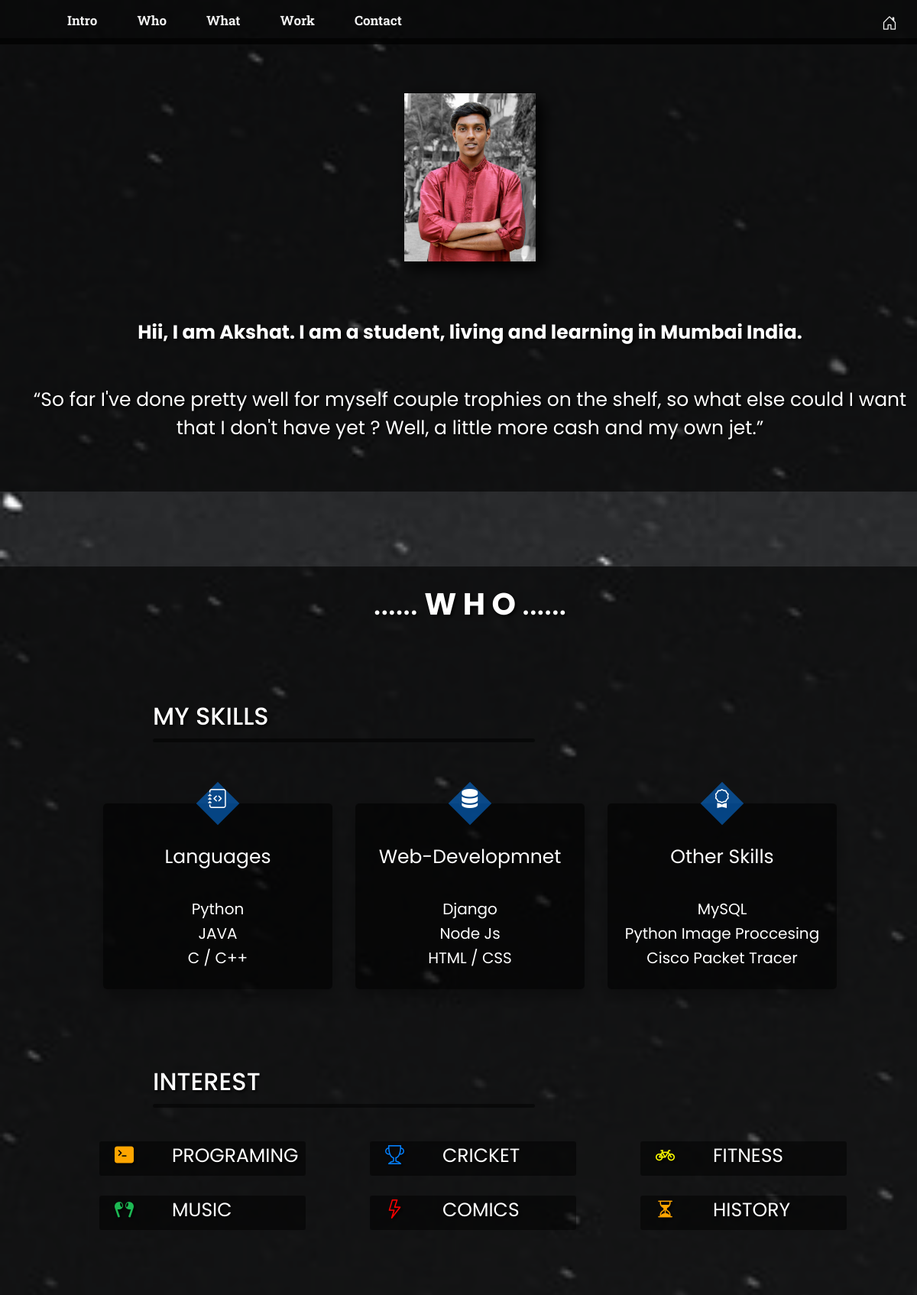
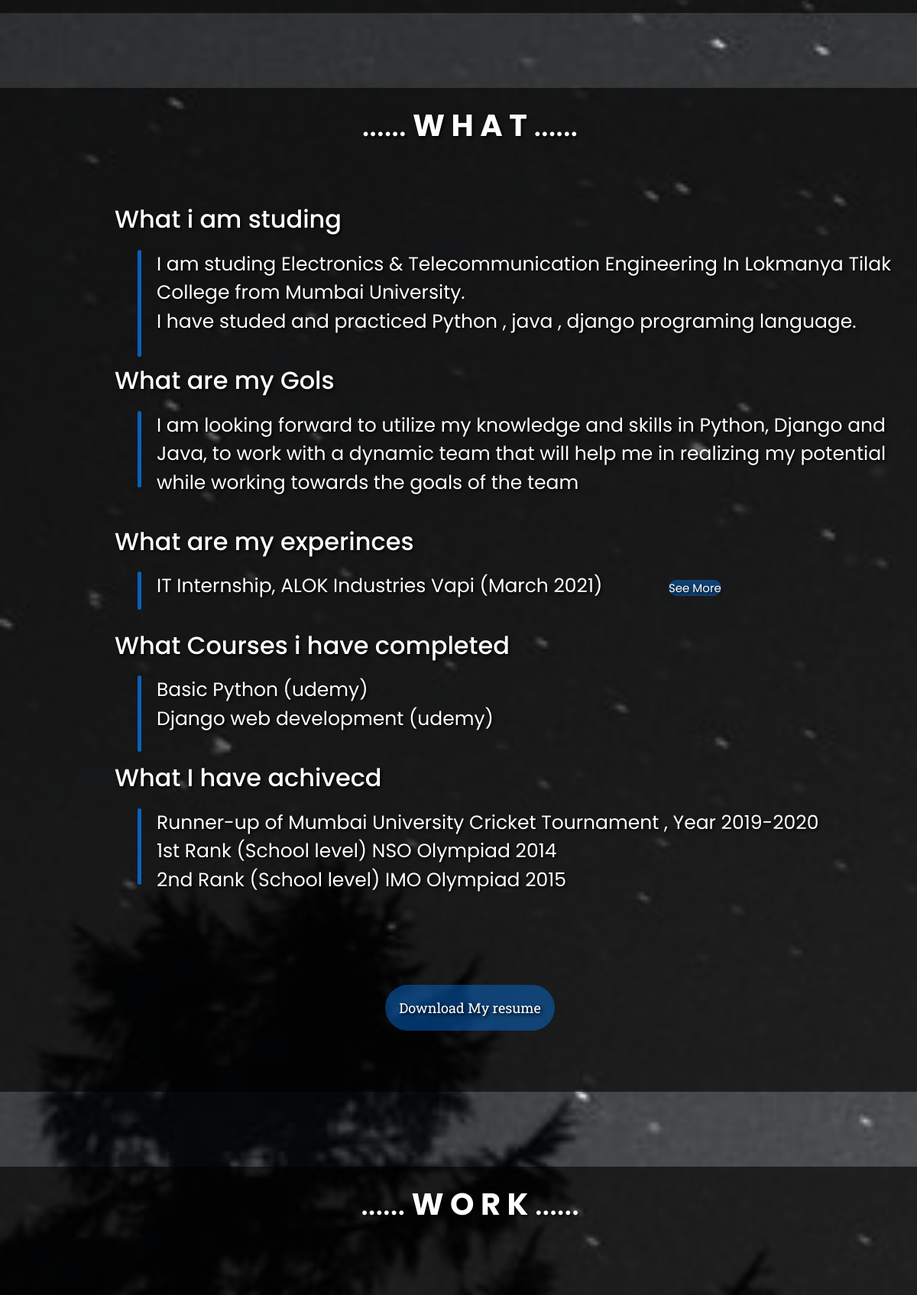
Page /intro/ (upper part) on the committed database (2 pictures, top to bottom).
### mainapp/models.py (models this page shows, shortened)
class look(models.Model):
    look_fdis = models.CharField(max_length=500)
    look_pdis = models.CharField(max_length=500)
    look_mintro = models.CharField(max_length=500, default='main_intro_ine')
    look_wgol = models.CharField(max_length=500, default='main_intro_ine')

class studing(models.Model):
    studing_a = models.CharField(max_length=500)

class exp(models.Model):
    exp_a = models.CharField(max_length=500)

class course(models.Model):
    course_a = models.CharField(max_length=500)

class achivment(models.Model):
    achivment_a = models.CharField(max_length=500)

### mainapp/views.py (the view, shortened to what this page needs)
# urls.py: path('intro/', views.intro, name='intro'),
@csrf_exempt
def intro(request):
    looks_list = look.objects.all()
    studing_list = studing.objects.all()
    exp_list = exp.objects.all()
    ach_list = achivment.objects.all()
    cou_list = course.objects.all()
    one_list = one.objects.all()
    two_list = two.objects.all()
    three_list = three.objects.all()
    form = CustomerForm()
    context = {
        'looks_list': looks_list,
        'studing_list': studing_list,
        'exp_list': exp_list,
        'cou_list': cou_list,
        'ach_list': ach_list,
        'one_list': one_list,
        'two_list': two_list,
        'three_list': three_list,
        'form': form
    }
    return render(request, 'mainapp/intro.html', context)

### mainapp/templates/mainapp/intro.html (shortened to what this page needs)
{% extends 'mainapp/base2.html' %}
{% load static %}
{% block body %}
<header>
{% for look in looks_list %}
    <br><br><br>
   <img id="intro" class="one" height="220px" src="{% static 'mainapp/main1.jpg' %}"/>
<br>
    <p class="main"><b>{{ look.look_mintro }}</b></p>
    <p class="main"><q>{{ look.look_fdis }}</q></p>
<br><br>
</header>
<br><br>
<header>
    <h1 id="who">......<strong> W H O </strong>......</h1>
<br><br><br><br>
    <h2> MY SKILLS</h2>
    <div class="bar2"></div>
<section class="services">
	<div class="container">
		<div class="service-cards-wrapper">
			<div class="service-card">
				<div class="icon-container">
                  <i class="bi bi-journal-code"></i>
                </div>
                <p91><span style="font-size: 25px;">Languages</span><br><br>Python 	<br> JAVA 	<br> C / C++ </p91>
		</div>
		<div class="service-card">
			<div class="icon-container">
              <i class="bi bi-server"></i>
            </div>
			<p91><span style="font-size: 25px;">Web-Developmnet</span><br><br>Django 	<br> Node  Js 	<br> HTML / CSS</p91>
		</div>
		<div class="service-card">
			<div class="icon-container">
              <i class="bi bi-award"></i>
            </div>
			<p91><span style="font-size: 25px;">Other Skills</span><br><br>MySQL 	<br> Python Image Proccesing 	<br> Cisco Packet Tracer</p91>
		</div>
	</div>
</div>
</section>
<br><br><br>
    <h2>INTEREST</h2>
    <div class="bar2"></div>
<br>
  <div class="intrests">
      <p1 class="intrests"><i class="bi bi-terminal-fill" style="color: orange; float: left; margin-top: 0px;"></i>PROGRAMING</p1>
      <p1 class="intrests"><i class="bi bi-trophy" style="color: #0481ff; float: left; margin-top: 0px;"></i>CRICKET</p1>
      <p1 class="intrests"><i class="bi bi-bicycle" style="color: yellow; float: left; margin-top: 0px;"></i>FITNESS</p1>
<br>  <p1 class="intrests"><i class="bi bi-earbuds" style="color: #1DB954; float: left; margin-top: 0px;"></i>MUSIC</p1>
      <p1 class="intrests"><i class="bi bi-lightning" style="color: red; float: left; margin-top: 0px;"></i>COMICS</p1>
      <p1 class="intrests"><i class="bi bi-hourglass-split" style="color: orange; float: left; margin-top: 0px;"></i>HISTORY</p1>
  </div>
<br><br><br><br>
</header>
<br><br>
<header>
    <h1 id="what">......<strong> W H A T </strong>......</h1>
<br><br><br>
<div class="para">
<div class="paras">
    <h3 class="big">What i am studing</h3>
    <p class="what">{% for studing in studing_list %} <span8 style='font-size:20px; color: rgb(4, 129, 255);'>&#9679</span8> {{ studing.studing_a }}<br>{% endfor %}</p>
<br>
</div>
<div class="parag">
    <h3 class="big">What are my Gols</h3>
    <p class="what"> <span8 style='font-size:20px; color: rgb(4, 129, 255);'>&#9679</span8> {{ look.look_wgol }}</p>
</div>
<br>
<div class="parac">
    <h3 class="big">What are my experinces</h3>
    <p class="what">{% for exp in exp_list %}<span8 style='font-size:20px; color: rgb(4, 129, 255);'>&#9679</span8> {{ exp.exp_a }} <a href="{% static 'mainapp/INTERNSHIP_AKSHAT_SHIRSAT_ALOK_2021.pdf' %}" class="see">See More</a><br>{% endfor %}</p>
<br>
</div>
<div class="parae">
    <h3 class="big">What Courses i have completed </h3>
    <p class="what">{% for course in cou_list %} <span8 style='font-size:20px; color: rgb(4, 129, 255);'>&#9679</span8> {{ course.course_a }}<br>{% endfor %}</p>
<br>
</div>
<div class="paraa">
    <h3 class="big">What I have achivecd</h3>
    <p class="what">{% for achivment in ach_list %} <span8 style='font-size:20px; color: rgb(4, 129, 255);'>&#9679</span8> {{ achivment.achivment_a }}<br>{% endfor %}
    </p>
</div>
</div>
<br><br><br><br><br>
<div align="center">
        <a class="button" href="{% static 'mainapp/AKSHAT SHIRSAT.pdf' %}"><span>Download My resume</span></a>
</div>
<br><br><br><br>
</header>
<br><br>
<header>
    <h1 id="work">......<strong> W O R K </strong>......</h1>
<br><br><br><br>
<br><br><br><br>
<br><br><br>
<br><br><br><br><br>
<br><br><br>
<br><br><br><br><br>
{% endfor %}
</header>
{% endblock %}

### rows in the picture
look: look_mintro "Hii, I am Akshat. I am a student, living and learning in Mumbai India.", look_fdis "So far I've done pretty well for myself couple trophies on the shelf, so what else could I want that I don't have yet ? Well, a little more cash and my own jet.", look_wgol "I am looking forward to utilize my knowledge and skills in Python, Django and Java, to work with a dynamic team that will help me in realizing my potential while working towards the goals of the team"
studing: studing_a "I am studing Electronics & Telecommunication Engineering In Lokmanya Tilak College from Mumbai University."
studing: studing_a "I have studed and practiced Python , java , django programing language."
exp: exp_a "IT Internship, ALOK Industries Vapi (March 2021)"
course: course_a "Basic Python (udemy)"
course: course_a "Django web development (udemy)"
achivment: achivment_a "Runner-up of Mumbai University Cricket Tournament , Year 2019-2020"
achivment: achivment_a "1st Rank (School level) NSO Olympiad 2014"
achivment: achivment_a "2nd Rank (School level) IMO Olympiad 2015"
